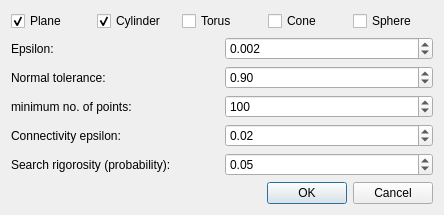
<?xml version="1.0" encoding="UTF-8"?>
<ui version="4.0">
 <class>PointSetShapeDetectionDialog</class>
 <widget class="QDialog" name="PointSetShapeDetectionDialog">
  <property name="geometry">
   <rect>
    <x>0</x>
    <y>0</y>
    <width>444</width>
    <height>205</height>
   </rect>
  </property>
  <property name="windowTitle">
   <string>Shape Detection</string>
  </property>
  <layout class="QVBoxLayout" name="verticalLayout">
   <item>
    <layout class="QHBoxLayout" name="horizontalLayout_6">
     <item>
      <widget class="QCheckBox" name="planeCB">
       <property name="text">
        <string>Plane</string>
       </property>
       <property name="checked">
        <bool>true</bool>
       </property>
      </widget>
     </item>
     <item>
      <widget class="QCheckBox" name="cylinderCB">
       <property name="text">
        <string>Cylinder</string>
       </property>
       <property name="checked">
        <bool>true</bool>
       </property>
      </widget>
     </item>
     <item>
      <widget class="QCheckBox" name="torusCB">
       <property name="text">
        <string>Torus</string>
       </property>
      </widget>
     </item>
     <item>
      <widget class="QCheckBox" name="coneCB">
       <property name="text">
        <string>Cone</string>
       </property>
      </widget>
     </item>
     <item>
      <widget class="QCheckBox" name="sphereCB">
       <property name="text">
        <string>Sphere</string>
       </property>
      </widget>
     </item>
    </layout>
   </item>
   <item>
    <layout class="QHBoxLayout" name="horizontalLayout_2">
     <item>
      <widget class="QLabel" name="label_2">
       <property name="text">
        <string>Epsilon:</string>
       </property>
      </widget>
     </item>
     <item>
      <widget class="QDoubleSpinBox" name="m_epsilon_field">
       <property name="toolTip">
        <string>Fitting tolerance in Euclidean distance</string>
       </property>
       <property name="decimals">
        <number>3</number>
       </property>
       <property name="maximum">
        <double>1.000000000000000</double>
       </property>
       <property name="singleStep">
        <double>0.001000000000000</double>
       </property>
       <property name="value">
        <double>0.002000000000000</double>
       </property>
      </widget>
     </item>
    </layout>
   </item>
   <item>
    <layout class="QHBoxLayout" name="horizontalLayout">
     <item>
      <widget class="QLabel" name="label">
       <property name="text">
        <string>Normal tolerance:</string>
       </property>
      </widget>
     </item>
     <item>
      <widget class="QDoubleSpinBox" name="m_normal_tolerance_field">
       <property name="toolTip">
        <string>Normal angle deviation tolerance as cosine of the angle</string>
       </property>
       <property name="singleStep">
        <double>0.001000000000000</double>
       </property>
       <property name="value">
        <double>0.900000000000000</double>
       </property>
      </widget>
     </item>
    </layout>
   </item>
   <item>
    <layout class="QHBoxLayout" name="horizontalLayout_3">
     <item>
      <widget class="QLabel" name="label_3">
       <property name="text">
        <string>minimum no. of points:</string>
       </property>
      </widget>
     </item>
     <item>
      <widget class="QSpinBox" name="m_min_pts_field">
       <property name="toolTip">
        <string>Smallest allowed size for a primitive</string>
       </property>
       <property name="maximum">
        <number>10000</number>
       </property>
       <property name="singleStep">
        <number>50</number>
       </property>
       <property name="value">
        <number>100</number>
       </property>
      </widget>
     </item>
    </layout>
   </item>
   <item>
    <layout class="QHBoxLayout" name="horizontalLayout_4">
     <item>
      <widget class="QLabel" name="label_4">
       <property name="text">
        <string>Connectivity epsilon:</string>
       </property>
      </widget>
     </item>
     <item>
      <widget class="QDoubleSpinBox" name="m_cluster_epsilon_field">
       <property name="toolTip">
        <string>Maximum world distance between points on a shape to be considered as connected</string>
       </property>
       <property name="decimals">
        <number>2</number>
       </property>
       <property name="maximum">
        <double>1.000000000000000</double>
       </property>
       <property name="singleStep">
        <double>0.010000000000000</double>
       </property>
       <property name="value">
        <double>0.020000000000000</double>
       </property>
      </widget>
     </item>
    </layout>
   </item>
   <item>
    <layout class="QHBoxLayout" name="horizontalLayout_5">
     <item>
      <widget class="QLabel" name="label_5">
       <property name="text">
        <string>Search rigorosity (probability):</string>
       </property>
      </widget>
     </item>
     <item>
      <widget class="QDoubleSpinBox" name="m_probability_field">
       <property name="toolTip">
        <string>Probability to overlook the largest primitive in one extraction iteration</string>
       </property>
       <property name="maximum">
        <double>1.000000000000000</double>
       </property>
       <property name="singleStep">
        <double>0.010000000000000</double>
       </property>
       <property name="value">
        <double>0.050000000000000</double>
       </property>
      </widget>
     </item>
    </layout>
   </item>
   <item>
    <widget class="QDialogButtonBox" name="buttonBox">
     <property name="orientation">
      <enum>Qt::Horizontal</enum>
     </property>
     <property name="standardButtons">
      <set>QDialogButtonBox::Cancel|QDialogButtonBox::Ok</set>
     </property>
    </widget>
   </item>
  </layout>
 </widget>
 <resources/>
 <connections>
  <connection>
   <sender>buttonBox</sender>
   <signal>accepted()</signal>
   <receiver>PointSetShapeDetectionDialog</receiver>
   <slot>accept()</slot>
   <hints>
    <hint type="sourcelabel">
     <x>248</x>
     <y>254</y>
    </hint>
    <hint type="destinationlabel">
     <x>157</x>
     <y>274</y>
    </hint>
   </hints>
  </connection>
  <connection>
   <sender>buttonBox</sender>
   <signal>rejected()</signal>
   <receiver>PointSetShapeDetectionDialog</receiver>
   <slot>reject()</slot>
   <hints>
    <hint type="sourcelabel">
     <x>316</x>
     <y>260</y>
    </hint>
    <hint type="destinationlabel">
     <x>286</x>
     <y>274</y>
    </hint>
   </hints>
  </connection>
 </connections>
</ui>
